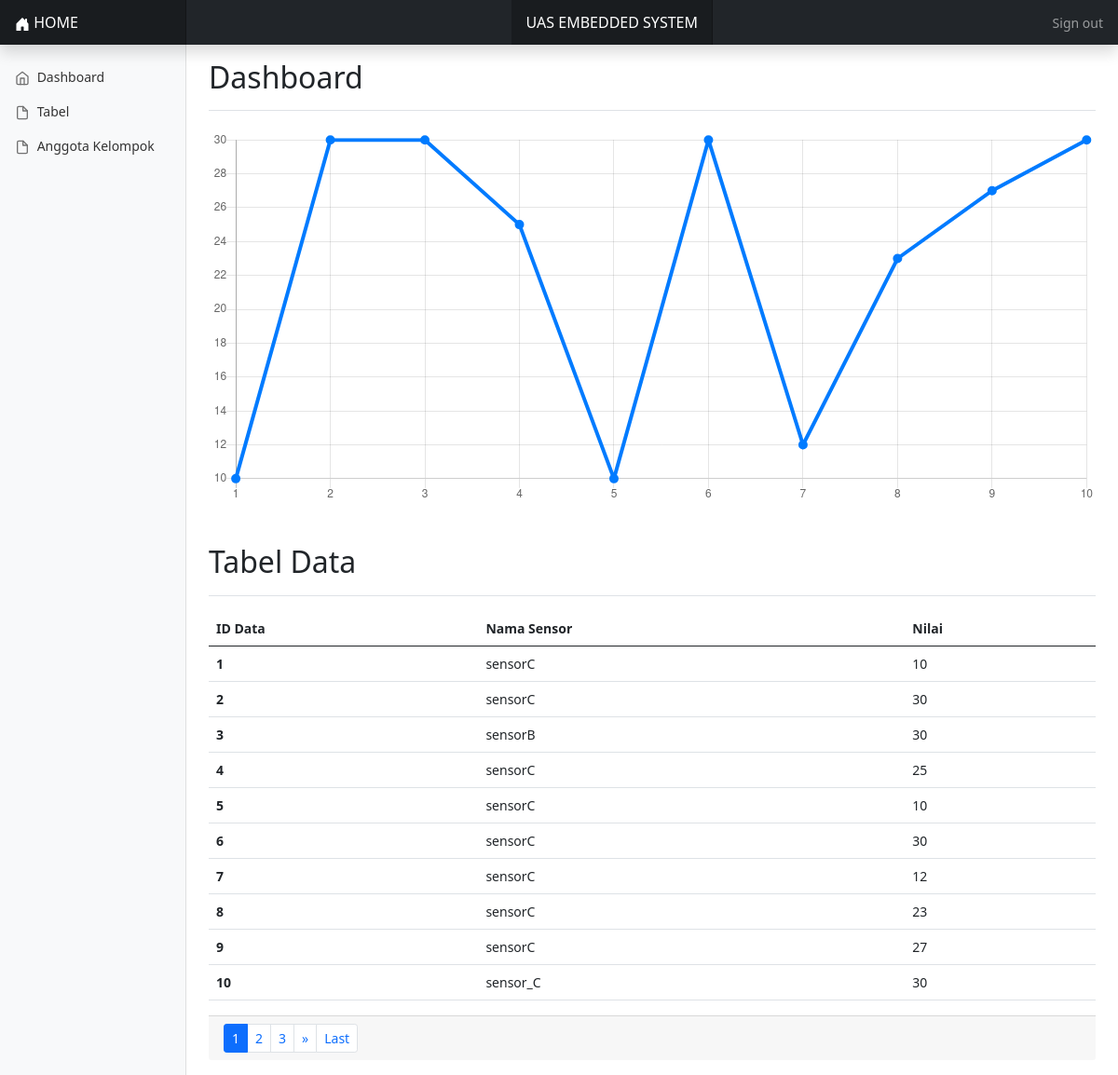
Page /index.php (signed in) on the committed database.
### tables this page shows
CREATE TABLE `ketinggian` (
  `id_data` int(11) NOT NULL,
  `id_sensor` varchar(255) NOT NULL,
  `nilai_sensor` int(11) NOT NULL
);

### index.php (the view, shortened to what this page needs)
<?php
  include("koneksi.php");
  $batas = 10;
  if(!isset($_GET['halaman'])){
       $posisi = 0;
       $halaman = 1;
  }else{
       $halaman = $_GET['halaman'];
       $posisi = ($halaman-1) * $batas;
  }
  $sql_tabel = "SELECT * FROM `ketinggian` LIMIT $posisi, $batas";
  $query_tabel = mysqli_query($koneksi, $sql_tabel);
  $query_x = mysqli_query($koneksi, "SELECT id_data FROM `ketinggian` LIMIT $posisi, $batas");
  $query_y = mysqli_query($koneksi, "SELECT nilai_sensor FROM `ketinggian` LIMIT $posisi, $batas");
  $data = array();
  foreach ($query_tabel as $query) {
    $data[] = $query;
  }
?>
  <?php include('include/head.php'); ?>
  <body>
  <?php include('include/header.php'); ?>
<div class="container-fluid">
  <div class="row">
    <?php include('include/navbar.php'); ?>
    <main class="col-md-9 ms-sm-auto col-lg-10 px-md-4">
      <div class="d-flex justify-content-between flex-wrap flex-md-nowrap align-items-center pt-3 pb-2 mb-3 border-bottom">
        <h1 class="h2">Dashboard</h1>
      </div>
      <canvas class="my-4 w-100" id="myChart" width="900" height="380"></canvas>
      <div class="d-flex justify-content-between flex-wrap flex-md-nowrap align-items-center pt-3 pb-2 mb-3 border-bottom">
        <h1 class="h2">Tabel Data</h1>
      </div>
      <div class="table-responsive">
        <table class="table">
        <thead>
          <tr>
            <th scope="col">ID Data</th>
            <th scope="col">Nama Sensor</th>
            <th scope="col">Nilai</th>
          </tr>
        </thead>
        <tbody>
          <?php $i = 0;
          foreach ($data as $key) {
            ?>
          <tr>
            <th scope="row"><?php echo $data[$i]['id_data']; ?></th>
            <td><?php echo $data[$i]['id_sensor']; ?></td>
            <td><?php echo $data[$i]['nilai_sensor']; ?></td>
          </tr>
          <?php $i++;} ?>
        </tbody>
      </table>
        <div class="card-footer clearfix mb-3">
          <ul class="pagination pagination-sm m-0 float-right">
            <?php
                $sql_jum = "SELECT * FROM `ketinggian`";
                $sql_jum .= " ORDER BY `id_data`";
                $query_jum = mysqli_query($koneksi,$sql_jum);
                $jum_data = mysqli_num_rows($query_jum);
                $jum_halaman = ceil($jum_data/$batas);
                if($jum_halaman==0){
                }else if($jum_halaman==1){
                   echo "<li class='page-item'><a class='page-link'>1</a></li>";
                }else{
                   $setelah = $halaman+1;
                       for($i=1; $i<=$jum_halaman; $i++){
                           if ($i > $halaman - 5 and $i < $halaman + 5 ) {
                              if($i!=$halaman){
                                  echo "<li class='page-item'><a class='page-link'
                                  href='index.php?halaman=$i'>$i</a></li>";
                              }else{
                                  echo "<li class='page-item active'><a class='page-link'>$i</a></li>";
                              }
                           }
                        }
                        if($halaman!=$jum_halaman){
                           echo "<li class='page-item'><a class='page-link'
                           href='index.php?halaman=$setelah'>
                           »</a></li>";
                           echo "<li class='page-item'><a class='page-link'
                           href='index.php?halaman=$jum_halaman'>Last</a></li>";
                         }
                  }?>
          </ul>
        </div>
      </div>
    </main>
  </div>
</div>
      <script type="text/javascript">
        /* globals Chart:false, feather:false */
        (function () {
          'use strict'
          feather.replace({ 'aria-hidden': 'true' })
          // Graphs
          var ctx = document.getElementById('myChart')
          // eslint-disable-next-line no-unused-vars
          var myChart = new Chart(ctx, {
            type: 'line',
            data: {
              labels: [
                <?php
                while($x = mysqli_fetch_assoc($query_x)){
                  echo "'" . $x['id_data'] . "',";
                }
                ?>
              ],
              datasets: [{
                data: [
                  <?php
                while($y = mysqli_fetch_assoc($query_y)){
                  echo "'" . $y['nilai_sensor'] . "',";
                }
                ?>
                ],
                lineTension: 0,
                backgroundColor: 'transparent',
                borderColor: '#007bff',
                borderWidth: 4,
                pointBackgroundColor: '#007bff'
              }]
            },
            options: {
              scales: {
                yAxes: [{
                  ticks: {
                    beginAtZero: false
                  }
                }]
              },
              legend: {
                display: false
              }
            }
          })
        })()
      </script>
  </body>
</html>

### include/head.php (shortened to what this page needs)
<!doctype html>
<html lang="en">
  <head>
<link href="assets/dist/css/bootstrap.min.css" rel="stylesheet">
    <link href="dashboard/dashboard.css" rel="stylesheet">
  </head>

### include/header.php (shortened to what this page needs)
<body>
<header class="navbar navbar-dark sticky-top bg-dark flex-md-nowrap p-0 shadow">
  <a class="navbar-brand col-md-3 col-lg-2 me-0 px-3" href="index.php">
  HOME
  </a>
  <a class="navbar-brand me-0 px-3" href="#">UAS EMBEDDED SYSTEM</a>
  <div class="navbar-nav">
    <div class="nav-item text-nowrap">
      <a class="nav-link px-3" href="logout.php">Sign out</a>
    </div>
  </div>
</header>

### include/navbar.php
<nav id="sidebarMenu" class="col-md-3 col-lg-2 d-md-block bg-light sidebar collapse">
      <div class="position-sticky pt-3">
        <ul class="nav flex-column">
          <li class="nav-item">
            <a class="nav-link" aria-current="page" href="index.php">
              <span data-feather="home"></span>
              Dashboard
            </a>
          </li>
          <li class="nav-item">
            <a class="nav-link" href="tabel.php">
              <span data-feather="file"></span>
              Tabel
            </a>
          </li>
          <li class="nav-item">
            <a class="nav-link" href="kelompok.php">
              <span data-feather="file"></span>
              Anggota Kelompok
            </a>
          </li>
        </ul>
      </div>
    </nav>

### dashboard/dashboard.css (style rules this page uses)
body { font-size: .875rem; }
.feather { width: 16px; height: 16px; vertical-align: text-bottom; }
.sidebar { position: fixed; top: 0; bottom: 0; left: 0; z-index: 100; padding: 48px 0 0; box-shadow: inset -1px 0 0 rgba(0, 0, 0, .1); }
.sidebar .nav-link { font-weight: 500; color: #333; }
.sidebar .nav-link .feather { margin-right: 4px; color: #727272; }
.navbar-brand { padding-top: .75rem; padding-bottom: .75rem; font-size: 1rem; background-color: rgba(0, 0, 0, .25); box-shadow: inset -1px 0 0 rgba(0, 0, 0, .25); }

### rows in the picture
ketinggian: id_data "1", id_sensor "sensorC", nilai_sensor "10"
ketinggian: id_data "2", id_sensor "sensorC", nilai_sensor "30"
ketinggian: id_data "3", id_sensor "sensorB", nilai_sensor "30"
ketinggian: id_data "4", id_sensor "sensorC", nilai_sensor "25"
ketinggian: id_data "5", id_sensor "sensorC", nilai_sensor "10"
ketinggian: id_data "6", id_sensor "sensorC", nilai_sensor "30"
ketinggian: id_data "7", id_sensor "sensorC", nilai_sensor "12"
ketinggian: id_data "8", id_sensor "sensorC", nilai_sensor "23"
ketinggian: id_data "9", id_sensor "sensorC", nilai_sensor "27"
ketinggian: id_data "10", id_sensor "sensor_C", nilai_sensor "30"

### other values in the picture
chart data {{ $x['id_data'] }} 1, 2, 3, 4, 5, 6, 7, 8, 9, 10
chart data {{ $y['nilai_sensor'] }} 10, 30, 30, 25, 10, 30, 12, 23, 27, 30
